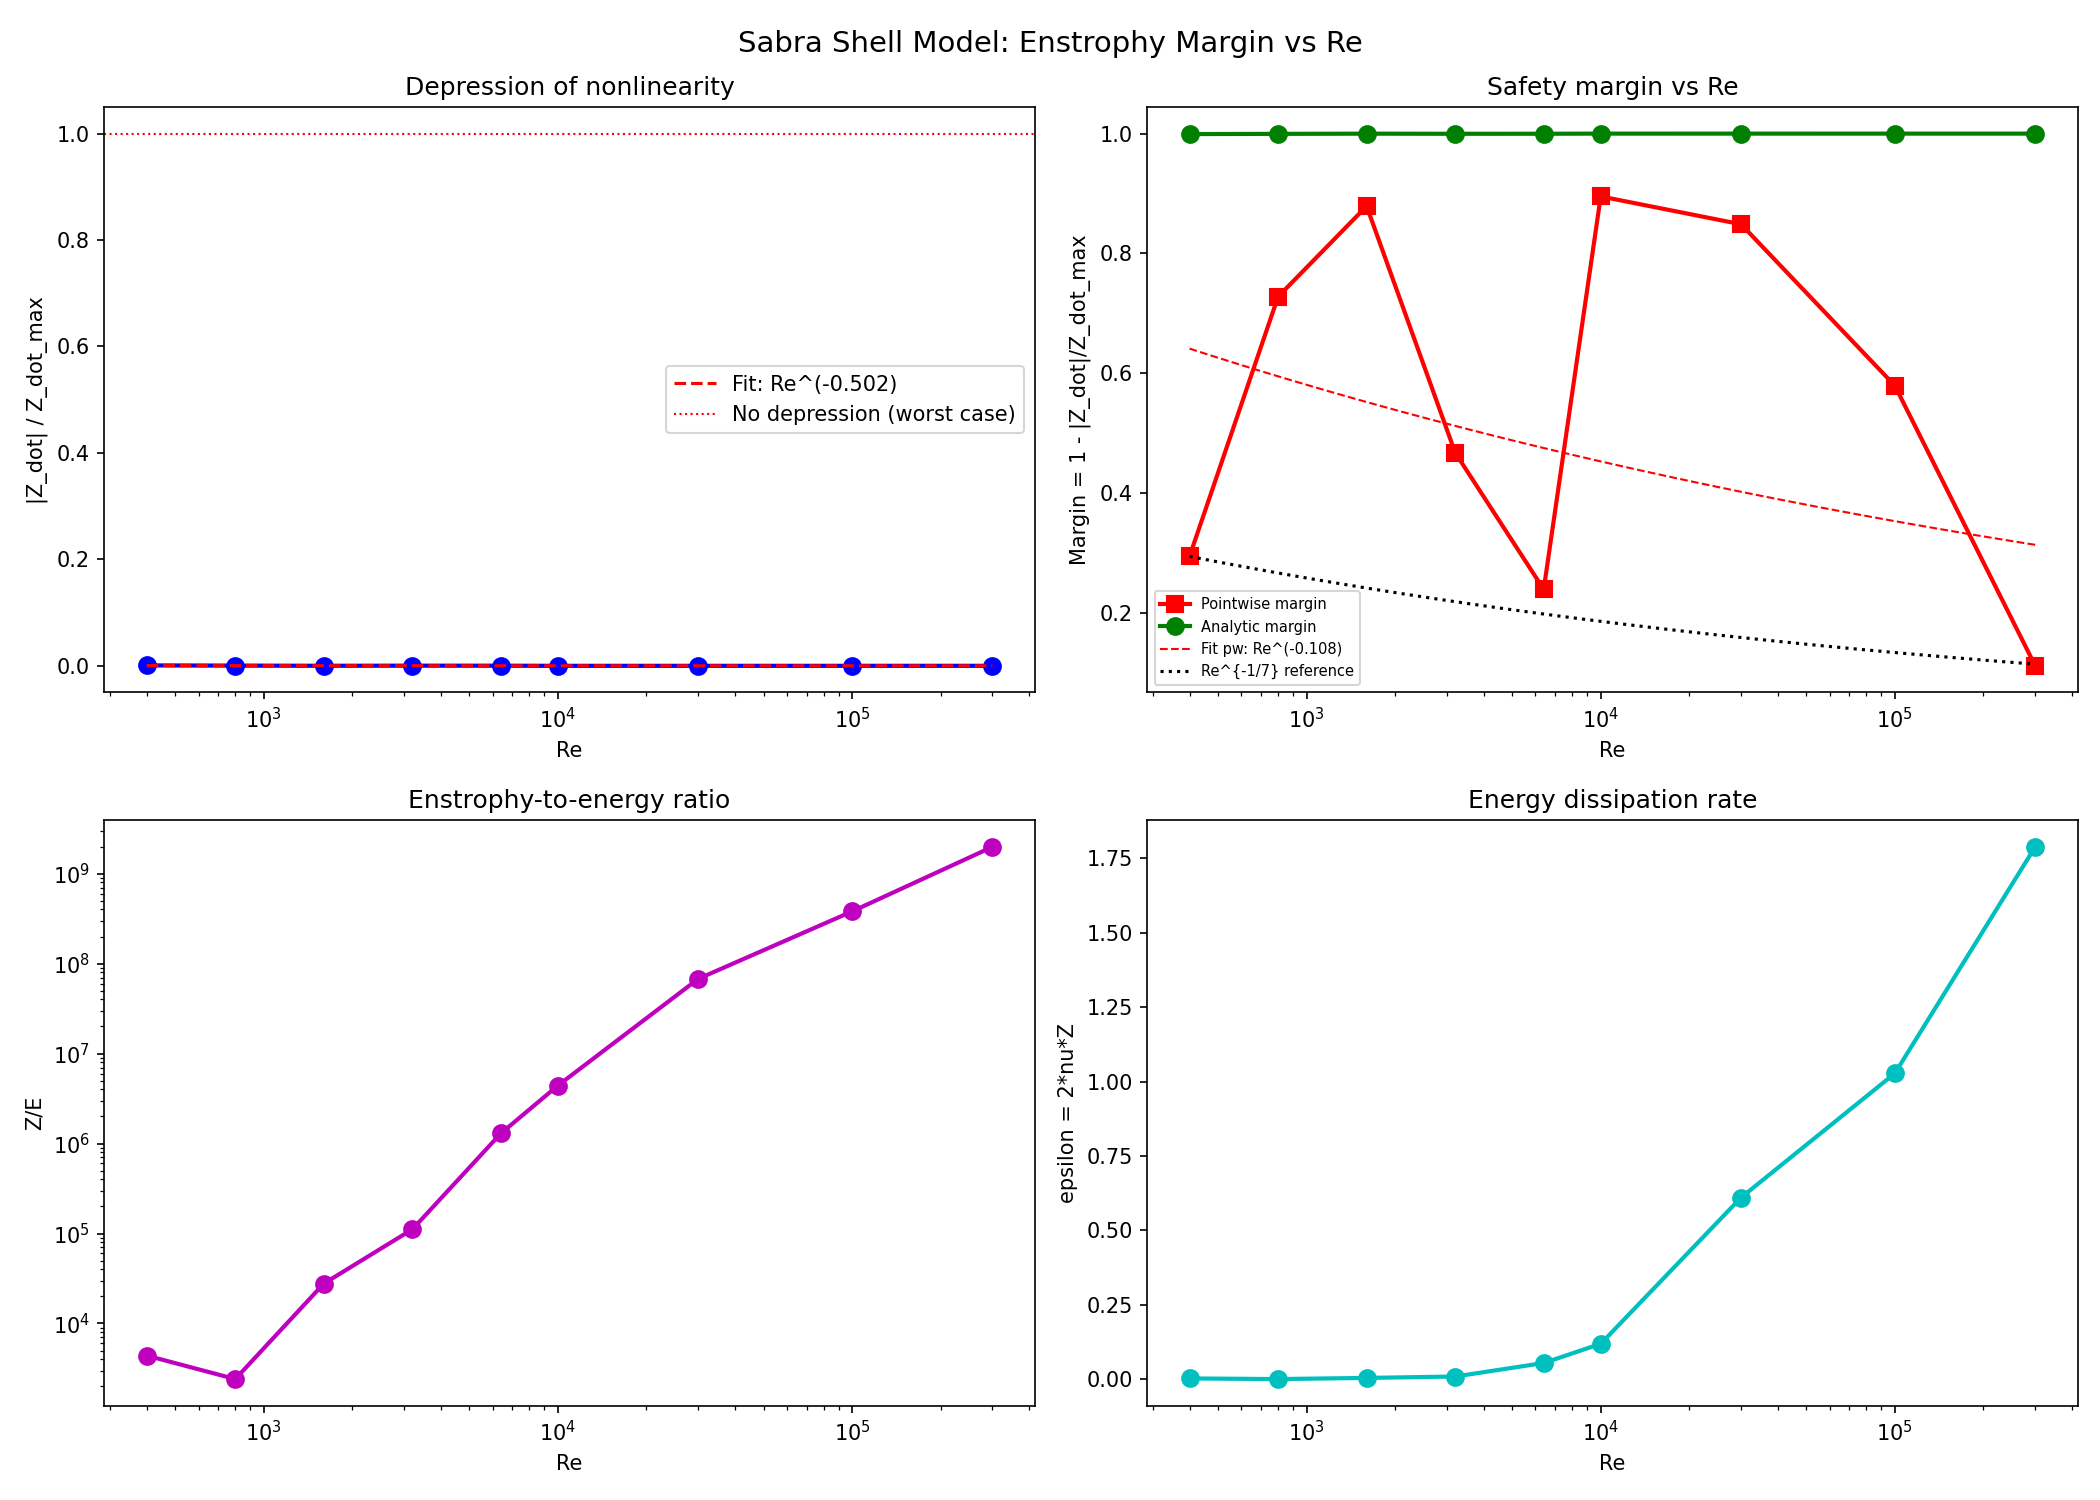

Source code (Python):
"""
SABRA SHELL MODEL: Enstrophy margin vs Re
==========================================
Instead of measuring alpha (which needs 3D Leray projector),
measure the ENSTROPHY SAFETY MARGIN directly:

  margin = 1 - Z_dot / Z_dot_max

where Z_dot = actual enstrophy growth rate
      Z_dot_max = maximum possible given the energy spectrum

This is what matters for regularity: does Z grow slower than
the worst case? And how does the margin scale with Re?

The Re^{1/7} prediction says: margin ~ Re^{-1/7} -> 0 slowly.

S100-M2, Meridian 2.
"""

import numpy as np
import matplotlib
matplotlib.use('Agg')
import matplotlib.pyplot as plt
import os
import time


class SabraModel:
    """Minimal Sabra shell model for enstrophy margin measurement."""

    def __init__(self, N_shells=30, Re=1000, lam=2.0, eps=0.5):
        self.N = N_shells
        self.lam = lam
        self.k = lam ** np.arange(N_shells, dtype=float)
        self.nu = 1.0 / Re
        self.Re = Re
        self.a = 1.0
        self.b = -eps
        self.c = -(1.0 - eps)
        self.f_amp = 1e-2 * (1.0 + 0j)

    def nonlinear(self, u):
        """Nonlinear term only (no viscosity, no forcing)."""
        N = self.N
        k = self.k
        nl = np.zeros(N, dtype=complex)
        for n in range(N):
            if n + 2 < N:
                nl[n] += self.a * k[n+1] * np.conj(u[n+1]) * u[n+2]
            if 0 <= n - 1 and n + 1 < N:
                nl[n] += self.b * k[n] * np.conj(u[n-1]) * u[n+1]
            if n - 2 >= 0:
                nl[n] += self.c * k[n-1] * u[n-1] * u[n-2]
            nl[n] *= 1j
        return nl

    def rhs(self, u):
        """Full RHS = nonlinear - viscous + forcing."""
        r = self.nonlinear(u)
        r -= self.nu * self.k**2 * u
        r[0] += self.f_amp
        return r

    def step_rk4(self, u, dt):
        k1 = self.rhs(u)
        k2 = self.rhs(u + 0.5*dt*k1)
        k3 = self.rhs(u + 0.5*dt*k2)
        k4 = self.rhs(u + dt*k3)
        return u + (dt/6)*(k1 + 2*k2 + 2*k3 + k4)

    def energy(self, u):
        return 0.5 * np.sum(np.abs(u)**2)

    def enstrophy(self, u):
        return 0.5 * np.sum(self.k**2 * np.abs(u)**2)

    def palinstrophy(self, u):
        return 0.5 * np.sum(self.k**4 * np.abs(u)**2)

    def enstrophy_production(self, u):
        """dZ/dt from nonlinear term = sum k_n^2 Re(u_n^* NL_n)."""
        nl = self.nonlinear(u)
        return np.sum(self.k**2 * np.real(np.conj(u) * nl))

    def max_enstrophy_production(self, u):
        """Upper bound on |dZ/dt| from Cauchy-Schwarz.

        |dZ/dt_NL| <= sum k_n^2 |u_n| |NL_n|

        Also: analytic bound from energy/enstrophy: |dZ/dt| <= C * Z^{3/2} / E^{1/2}
        (shell model analogue of the 3D bound).
        """
        nl = self.nonlinear(u)
        # Pointwise bound
        pw_bound = np.sum(self.k**2 * np.abs(u) * np.abs(nl))
        # Analytic bound (3D analogue)
        E = self.energy(u)
        Z = self.enstrophy(u)
        P = self.palinstrophy(u)
        analytic_bound = np.sqrt(P * Z) if Z > 0 else 0.0  # Schwarz on Z_dot

        return pw_bound, analytic_bound

    def dissipation_rate(self, u):
        """Energy dissipation = 2*nu*Z."""
        return 2 * self.nu * self.enstrophy(u)

    def energy_spectrum(self, u):
        return 0.5 * np.abs(u)**2


def run_re(Re, N_shells, n_spinup=80000, n_measure=40000, sample_every=200):
    """Run at given Re, return statistics."""
    model = SabraModel(N_shells=N_shells, Re=Re)
    dt = min(1e-4, 0.5 / model.k[N_shells-1])

    # IC
    rng = np.random.default_rng(42)
    u = np.zeros(N_shells, dtype=complex)
    for n in range(N_shells):
        u[n] = model.k[n]**(-1.0/3.0) * np.exp(2j*np.pi*rng.random()) * 0.01

    print(f"    Re={Re:.0e} N={N_shells} dt={dt:.1e}: ", end='', flush=True)

    # Spinup with adaptive dt
    for step in range(n_spinup):
        u = model.step_rk4(u, dt)
        if np.any(np.isnan(u)) or np.max(np.abs(u)) > 1e15:
            dt *= 0.2
            if dt < 1e-15:
                print("BLOWUP")
                return None
            rng2 = np.random.default_rng(step)
            u = np.zeros(N_shells, dtype=complex)
            for n in range(N_shells):
                u[n] = model.k[n]**(-1.0/3.0) * np.exp(2j*np.pi*rng2.random()) * 0.01
            print(f"(dt->{dt:.0e}) ", end='', flush=True)

    # Measure
    Z_dots = []
    Z_dot_bounds_pw = []
    Z_dot_bounds_an = []
    energies = []
    enstrophies = []
    epsilons = []

    for step in range(n_measure):
        u = model.step_rk4(u, dt)
        if np.any(np.isnan(u)):
            print("BLOWUP in measure")
            return None

        if step % sample_every == 0:
            Zd = model.enstrophy_production(u)
            bpw, ban = model.max_enstrophy_production(u)
            Z_dots.append(Zd)
            Z_dot_bounds_pw.append(bpw)
            Z_dot_bounds_an.append(ban)
            energies.append(model.energy(u))
            enstrophies.append(model.enstrophy(u))
            epsilons.append(model.dissipation_rate(u))

    Z_dots = np.array(Z_dots)
    Z_dot_bounds_pw = np.array(Z_dot_bounds_pw)
    Z_dot_bounds_an = np.array(Z_dot_bounds_an)

    # Margin = 1 - |actual|/bound (how far from worst case)
    # Use pointwise bound
    ratios_pw = np.abs(Z_dots) / np.maximum(Z_dot_bounds_pw, 1e-30)
    ratios_an = np.abs(Z_dots) / np.maximum(Z_dot_bounds_an, 1e-30)
    margin_pw = 1.0 - np.mean(ratios_pw)
    margin_an = 1.0 - np.mean(ratios_an)

    # Depression of nonlinearity: |actual Z_dot| / |analytic bound|
    depression = np.mean(ratios_an)

    E_mean = np.mean(energies)
    Z_mean = np.mean(enstrophies)
    eps_mean = np.mean(epsilons)

    print(f"margin_pw={margin_pw:.4f}, margin_an={margin_an:.4f}, "
          f"depression={depression:.4f}, E={E_mean:.2e}, Z={Z_mean:.2e}")

    return {
        'Re': Re,
        'margin_pw': margin_pw,
        'margin_an': margin_an,
        'depression': depression,
        'E': E_mean,
        'Z': Z_mean,
        'eps': eps_mean,
        'ratio_pw_mean': np.mean(ratios_pw),
        'ratio_pw_std': np.std(ratios_pw),
        'ratio_an_mean': np.mean(ratios_an),
        'ratio_an_std': np.std(ratios_an),
    }


def main():
    print("=" * 70)
    print("  SABRA SHELL MODEL: Enstrophy Safety Margin vs Re")
    print("  Does the margin scale as Re^{-1/7}?")
    print("=" * 70)

    Re_values = [400, 800, 1600, 3200, 6400, 1e4, 3e4, 1e5, 3e5, 1e6]
    N_shells =  [20,  20,  22,   24,   26,   28,  30,  32,  34,  36]

    t0 = time.time()
    results = []
    for Re, Ns in zip(Re_values, N_shells):
        r = run_re(Re, Ns)
        if r is not None:
            results.append(r)

    elapsed = time.time() - t0
    print(f"\n  Total: {elapsed:.1f}s")

    # Summary table
    print(f"\n  {'Re':>10}  {'margin_pw':>10}  {'margin_an':>10}  {'depression':>11}  {'Z/E':>10}")
    print("  " + "-" * 60)
    for r in results:
        print(f"  {r['Re']:>10.0f}  {r['margin_pw']:>10.4f}  {r['margin_an']:>10.4f}  "
              f"{r['depression']:>11.4f}  {r['Z']/r['E']:>10.2f}")

    # Fit power law to margin
    Re_arr = np.array([r['Re'] for r in results])
    margin_pw = np.array([r['margin_pw'] for r in results])
    margin_an = np.array([r['margin_an'] for r in results])
    depression = np.array([r['depression'] for r in results])

    # Only fit where margin > 0
    valid_pw = margin_pw > 0
    if np.sum(valid_pw) >= 3:
        p_pw, logA_pw = np.polyfit(np.log(Re_arr[valid_pw]), np.log(margin_pw[valid_pw]), 1)
        print(f"\n  Margin (pointwise) scaling: margin ~ Re^({p_pw:.4f})")
        print(f"  Expected Re^(-1/7) = Re^(-0.143)")
    else:
        p_pw = np.nan
        print(f"\n  Not enough positive margins for fit")

    # Depression of nonlinearity scaling
    p_dep, logA_dep = np.polyfit(np.log(Re_arr), np.log(depression), 1)
    print(f"  Depression ratio scaling: depression ~ Re^({p_dep:.4f})")

    # ================================================================
    # 4-panel figure
    # ================================================================
    fig, axes = plt.subplots(2, 2, figsize=(14, 10))
    fig.suptitle('Sabra Shell Model: Enstrophy Margin vs Re', fontsize=14)

    # Panel 1: Depression of nonlinearity
    ax = axes[0, 0]
    ax.plot(Re_arr, depression, 'bo-', lw=2, ms=8)
    Re_fit = np.logspace(np.log10(Re_arr[0]), np.log10(Re_arr[-1]), 100)
    ax.plot(Re_fit, np.exp(logA_dep) * Re_fit**p_dep, 'r--', lw=1.5,
            label=f'Fit: Re^({p_dep:.3f})')
    ax.axhline(1.0, color='red', ls=':', lw=1, label='No depression (worst case)')
    ax.set_xscale('log')
    ax.set_xlabel('Re')
    ax.set_ylabel('|Z_dot| / Z_dot_max')
    ax.set_title('Depression of nonlinearity')
    ax.legend()

    # Panel 2: Margin vs Re
    ax = axes[0, 1]
    ax.plot(Re_arr, margin_pw, 'rs-', lw=2, ms=8, label='Pointwise margin')
    ax.plot(Re_arr, margin_an, 'go-', lw=2, ms=8, label='Analytic margin')
    if not np.isnan(p_pw) and np.sum(valid_pw) >= 3:
        ax.plot(Re_fit, np.exp(logA_pw) * Re_fit**p_pw, 'r--', lw=1,
                label=f'Fit pw: Re^({p_pw:.3f})')
    # Reference Re^{-1/7}
    if np.any(valid_pw):
        ref_val = margin_pw[valid_pw][0]
        ref_re = Re_arr[valid_pw][0]
        ax.plot(Re_fit, ref_val * (Re_fit/ref_re)**(-1.0/7), 'k:',
                lw=1.5, label='Re^{-1/7} reference')
    ax.set_xscale('log')
    ax.set_xlabel('Re')
    ax.set_ylabel('Margin = 1 - |Z_dot|/Z_dot_max')
    ax.set_title('Safety margin vs Re')
    ax.legend(fontsize=7)

    # Panel 3: Z/E ratio (effective Re_lambda)
    ax = axes[1, 0]
    ZE = np.array([r['Z']/r['E'] for r in results])
    ax.plot(Re_arr, ZE, 'mo-', lw=2, ms=8)
    ax.set_xscale('log')
    ax.set_yscale('log')
    ax.set_xlabel('Re')
    ax.set_ylabel('Z/E')
    ax.set_title('Enstrophy-to-energy ratio')

    # Panel 4: Dissipation rate
    ax = axes[1, 1]
    eps_arr = np.array([r['eps'] for r in results])
    ax.plot(Re_arr, eps_arr, 'co-', lw=2, ms=8)
    ax.set_xscale('log')
    ax.set_xlabel('Re')
    ax.set_ylabel('epsilon = 2*nu*Z')
    ax.set_title('Energy dissipation rate')

    plt.tight_layout()
    out_path = os.path.join(os.path.dirname(__file__), 'sabra_margin_vs_re.png')
    plt.savefig(out_path, dpi=150)
    print(f"\n  Plot saved to {out_path}")
    print("\n  DONE.")


if __name__ == '__main__':
    main()
